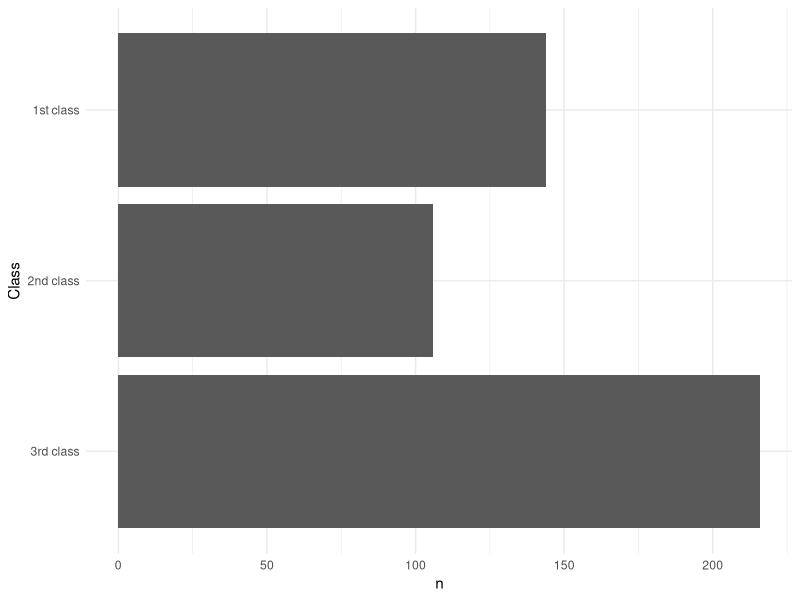

Recreate this plot in R.
## ---- chunk 1
library(tidyverse)
library(here)

theme_set(theme_minimal())

## ---- chunk 2
tribble(
  ~Class, ~female_passengers, ~male_passengers,
  "1st class", 144, 179,
  "2nd class", 106, 171,
  "3rd class", 216, 493
) %>%
  pivot_longer(
    cols = c(male_passengers, female_passengers),
    names_to = "Sex",
    values_to = "n"
  ) %>%
  mutate(Sex = str_remove(Sex, pattern = "_passengers"))

## ---- chunk 3
tribble(
  ~Class, ~`male passengers/female passengers`,
  "1st class", "179|144",
  "2nd class", "171|106",
  "3rd class", "493|216"
)  %>%
  separate(
    col = `male passengers/female passengers`,
    into = c("male passengers", "female passengers")
  ) %>%
  pivot_longer(
    cols = c(`male passengers`, `female passengers`),
    names_to = "Sex",
    values_to = "n"
  )

## ---- chunk 4
tribble(
  ~Class, ~Sex, ~n,
  "1st class", "female passengers", 144,
  "1st class", "male passengers", 179,
  "2nd class", "female passengers", 106,
  "2nd class", "male passengers", 171, 
  "3rd class", "female passengers", 216,
  "3rd class", "male passengers", 493
) %>%
  filter(Sex != "male passengers") %>%
  mutate(Class = factor(Class,
                        levels = c("3rd class", "2nd class", "1st class"))) %>%
  ggplot(mapping = aes(x = n, y = Class)) +
  geom_col()

